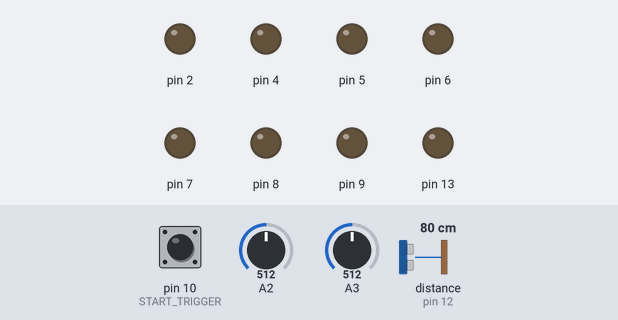
Bench run of a program on a simulated Arduino Nano, built with avr-gcc and run on an emulated ATmega328P. On the bench: output pins drawn as LEDs (lit = HIGH). Dashed ring = blinking. The test bench sets the inputs (shaded band); at power-on: pin 10 (START_TRIGGER) HIGH, A2 = 512, distance to the obstacle (sensor on pin 12) 80 cm, A3 = 512. The echo pulse lasts 58.3 µs per cm; pins used as bus, display or sensor lines are not drawn.

Above: at 1.2 s.
1.3 s: pin 10 (START_TRIGGER) pulled LOW for 0.15 s
At 1.62 s:
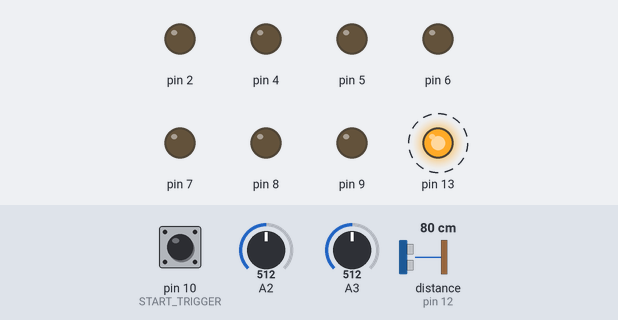
4.4 s: A2 set to 484
At 6.55 s:
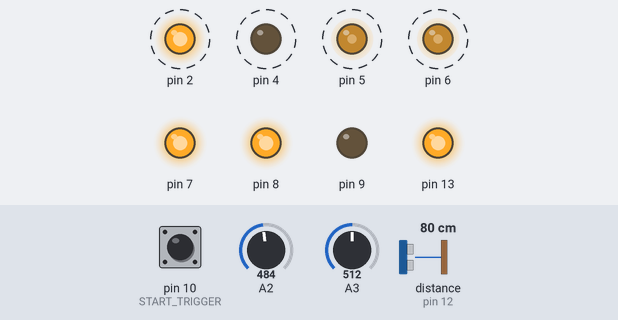
7.4 s: A2 set to 510
At 8.7 s:
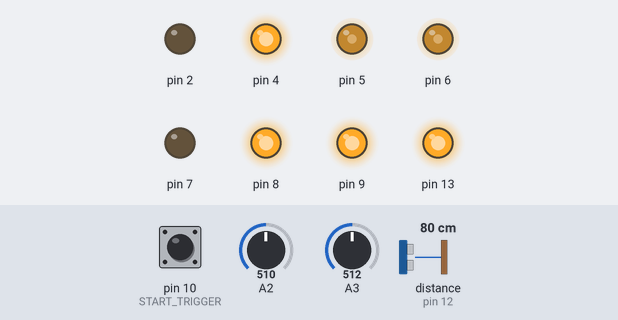
9.0 s: distance to the obstacle (sensor on pin 12) set to 49 cm
10.5 s: distance to the obstacle (sensor on pin 12) set to 42 cm
At 11.2 s:
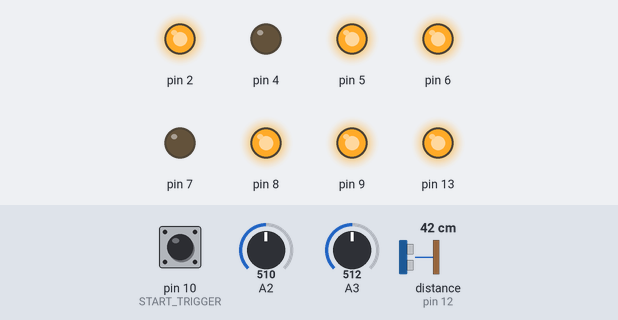
12.0 s: A3 set to 491
At 12.07 s:
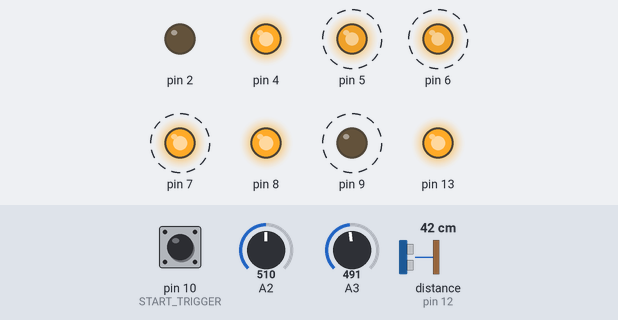
Timing chart, 0 to 16.0 s (numbered marks = the images above; inputs shaded):
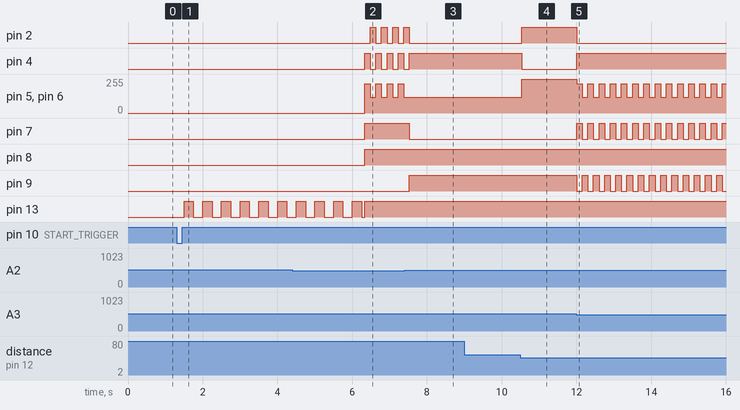

Measured:
- the behaviour switches between 500 and 499 on A2 (found by bisection; images 1 and 2)
- the behaviour switches between 46 and 45 cm on distance to the obstacle (sensor on pin 12) (found by bisection; images 3 and 4)
- the behaviour switches between 500 and 499 on A3 (found by bisection; images 4 and 5)
- after the input at 1.3 s, pin 13: alternates HIGH for 0.25 s and LOW for 0.25 s, starting after 0.20 s
- after the input at 4.4 s, pin 2: alternates HIGH for 0.15 s and LOW for 0.15 s, starting after 2.1 s; pin 7: LOW → HIGH after 1.9 s; pin 9: stays LOW (without the input it goes to HIGH after 1.9 s)
- after the input at 7.4 s, pin 2: goes on until 7.5 s, then stays LOW; pin 4: goes on until 7.5 s, then stays HIGH; pin 5, pin 6: stops changing and stays 120/255; pin 7: HIGH → LOW after 0.13 s; pin 9: LOW → HIGH after 0.13 s
- after the input at 9.0 s, every drawn part: stays the same
- after the input at 10.5 s, pin 2: LOW → HIGH at once; pin 4: HIGH → LOW at once; pin 5, pin 6: 120/255 → 255/255 at once
- after the input at 12.0 s, pin 2: HIGH → LOW at once; pin 4: LOW → HIGH at once; pin 5, pin 6: alternates 220/255 for 0.15 s and 120/255 for 0.15 s, starting at once; pin 7, pin 9: alternates HIGH for 0.15 s and LOW for 0.15 s, starting at once

The program:

main.cpp
```cpp
#include <Arduino.h>
#include "HardwareConfig.h"
#include "CombatTypes.h"
#include "CombatEngine.h"
#include "MotorDriverTB6612.h"
#include "UltrasonicSensor.h"
#include "LineSensors.h"

// Hardware driver instances
static MotorDriverTB6612 motors;
static UltrasonicSensor ultrasonic;
static LineSensors line_sensors;
static CombatEngine engine;

// Periodic sensor timers
static unsigned long last_ultrasonic_ping_ms = 0;
static UltrasonicReading cached_ultrasonic = {0, false};

// Start trigger debounce state
static unsigned long button_press_start_ms = 0;
static bool button_confirmed_pressed = false;

void setup() {
    // Operator interface pins
    pinMode(Pinout::START_TRIGGER, INPUT_PULLUP);
    pinMode(Pinout::LED, OUTPUT);
    digitalWrite(Pinout::LED, LOW);

    // Initialize hardware subsystems
    motors.init();
    ultrasonic.init();
    line_sensors.init();
}

void loop() {
    unsigned long now = millis();
    CombatSensors sensors;
    sensors.current_time_ms = now;

    // 1. Debounced Start Trigger (active LOW via INPUT_PULLUP)
    bool raw_pressed = (digitalRead(Pinout::START_TRIGGER) == LOW);
    if (raw_pressed) {
        if (button_press_start_ms == 0) {
            button_press_start_ms = now;
        } else if (now - button_press_start_ms >= 30) {
            button_confirmed_pressed = true;
        }
    } else {
        button_press_start_ms = 0;
        button_confirmed_pressed = false;
    }
    sensors.start_trigger_active = button_confirmed_pressed;

    // 2. High-frequency line sensor sampling (unblocked, runs every iteration > 4 kHz)
    LineSensorsReading line = line_sensors.read();
    sensors.line_left_raw = line.left_raw;
    sensors.line_right_raw = line.right_raw;

    // 3. Rate-limited ultrasonic sensor reading (75 ms pacing, allows HC-SR04 echo recovery):
    // Active during COUNTDOWN, SEARCH, and ATTACK so direct post-countdown attack is possible.
    // Strictly suppressed during EVADE (ADR 0001) to protect border escape maneuvers.
    CombatState current_state = engine.getState();
    if (current_state == STATE_START_DELAY || current_state == STATE_SEARCH || current_state == STATE_ATTACK) {
        if (now - last_ultrasonic_ping_ms >= 75) {
            last_ultrasonic_ping_ms = now;
            cached_ultrasonic = ultrasonic.sample(engine.getConfig().ultrasonic_max_distance_cm);
        }
        sensors.distance_cm = cached_ultrasonic.distance_cm;
        sensors.target_detected = cached_ultrasonic.target_detected;
    } else {
        sensors.distance_cm = 0;
        sensors.target_detected = false;
        cached_ultrasonic.distance_cm = 0;
        cached_ultrasonic.target_detected = false;
    }

    // 4. Update core combat state machine
    engine.update(sensors);

    // 5. Dispatch commands to physical actuators
    motors.setMotors(engine.getMotorCommand());
    digitalWrite(Pinout::LED, engine.isLedActive() ? HIGH : LOW);
}
```

CombatEngine.h
```cpp
#ifndef COMBAT_ENGINE_H
#define COMBAT_ENGINE_H

#include "CombatTypes.h"

class CombatEngine {
public:
    CombatEngine(const CombatConfig& config = CombatConfig()) :
        m_config(config),
        m_state(STATE_WAITING_FOR_START),
        m_countdown_start_ms(0),
        m_evade_start_ms(0),
        m_evade_direction(EVADE_NONE),
        m_led_active(false) {
        m_motor_cmd.speed_left = 0;
        m_motor_cmd.speed_right = 0;
        m_motor_cmd.standby = true;
    }

    CombatState getState() const {
        return m_state;
    }

    MotorCommand getMotorCommand() const {
        return m_motor_cmd;
    }

    EvadeDirection getEvadeDirection() const {
        return m_evade_direction;
    }

    bool isLedActive() const {
        return m_led_active;
    }

    const CombatConfig& getConfig() const {
        return m_config;
    }

    void update(const CombatSensors& sensors) {
        switch (m_state) {
            case STATE_WAITING_FOR_START:
                m_motor_cmd.speed_left = 0;
                m_motor_cmd.speed_right = 0;
                m_motor_cmd.standby = true;
                m_led_active = false;
                if (sensors.start_trigger_active) {
                    m_state = STATE_START_DELAY;
                    m_countdown_start_ms = sensors.current_time_ms;
                    m_led_active = ((sensors.current_time_ms / 250) % 2) == 0;
                }
                break;

            case STATE_START_DELAY:
                m_motor_cmd.speed_left = 0;
                m_motor_cmd.speed_right = 0;
                m_motor_cmd.standby = true;
                // Blink LED every 250ms during countdown
                m_led_active = ((sensors.current_time_ms / 250) % 2) == 0;
                if (sensors.current_time_ms - m_countdown_start_ms >= m_config.start_delay_ms) {
                    if (sensors.target_detected) {
                        enterAttack();
                    } else {
                        enterSearch();
                    }
                }
                break;

            case STATE_SEARCH:
                if (checkLineBorder(sensors)) {
                    // Evade entered
                } else if (sensors.target_detected) {
                    enterAttack();
                } else {
                    applySearchMotors();
                }
                break;

            case STATE_ATTACK:
                if (checkLineBorder(sensors)) {
                    // Evade entered
                } else if (!sensors.target_detected) {
                    enterSearch();
                } else {
                    applyAttackMotors();
                }
                break;

            case STATE_EVADE:
                // Ultrasonic is completely suppressed during evade!
                if (sensors.current_time_ms - m_evade_start_ms >= m_config.evade_duration_ms) {
                    enterSearch();
                } else {
                    applyEvadeMotors(sensors.current_time_ms);
                }
                break;
        }
    }

private:
    bool checkLineBorder(const CombatSensors& sensors) {
        bool left_white = (sensors.line_left_raw < m_config.line_white_threshold);
        bool right_white = (sensors.line_right_raw < m_config.line_white_threshold);

        if (left_white && right_white) {
            enterEvade(EVADE_FULL_TURN, sensors.current_time_ms);
            return true;
        } else if (left_white) {
            enterEvade(EVADE_TURN_RIGHT, sensors.current_time_ms);
            return true;
        } else if (right_white) {
            enterEvade(EVADE_TURN_LEFT, sensors.current_time_ms);
            return true;
        }
        return false;
    }

    void enterSearch() {
        m_state = STATE_SEARCH;
        m_evade_direction = EVADE_NONE;
        m_led_active = true;
        applySearchMotors();
    }

    void applySearchMotors() {
        m_motor_cmd.standby = false;
        m_motor_cmd.speed_left = -m_config.search_speed;
        m_motor_cmd.speed_right = m_config.search_speed;
    }

    void enterAttack() {
        m_state = STATE_ATTACK;
        m_evade_direction = EVADE_NONE;
        m_led_active = true;
        applyAttackMotors();
    }

    void applyAttackMotors() {
        m_motor_cmd.standby = false;
        m_motor_cmd.speed_left = m_config.attack_speed;
        m_motor_cmd.speed_right = m_config.attack_speed;
    }

    void enterEvade(EvadeDirection dir, uint32_t current_time_ms) {
        m_state = STATE_EVADE;
        m_evade_direction = dir;
        m_evade_start_ms = current_time_ms;
        applyEvadeMotors(current_time_ms);
    }

    void applyEvadeMotors(uint32_t current_time_ms) {
        m_motor_cmd.standby = false;
        uint32_t elapsed = current_time_ms - m_evade_start_ms;
        uint32_t half_duration = m_config.evade_duration_ms / 2;

        if (elapsed < half_duration) {
            // Phase 1: Reverse away from edge
            m_motor_cmd.speed_left = -m_config.reverse_speed;
            m_motor_cmd.speed_right = -m_config.reverse_speed;
        } else {
            // Phase 2: Asymmetric turn away from edge
            switch (m_evade_direction) {
                case EVADE_TURN_RIGHT:
                    m_motor_cmd.speed_left = m_config.search_speed;
                    m_motor_cmd.speed_right = -m_config.search_speed;
                    break;
                case EVADE_TURN_LEFT:
                    m_motor_cmd.speed_left = -m_config.search_speed;
                    m_motor_cmd.speed_right = m_config.search_speed;
                    break;
                case EVADE_FULL_TURN:
                default:
                    m_motor_cmd.speed_left = m_config.search_speed;
                    m_motor_cmd.speed_right = -m_config.search_speed;
                    break;
            }
        }
    }

    CombatConfig m_config;
    CombatState m_state;
    uint32_t m_countdown_start_ms;
    uint32_t m_evade_start_ms;
    EvadeDirection m_evade_direction;
    MotorCommand m_motor_cmd;
    bool m_led_active;
};

#endif // COMBAT_ENGINE_H
```

CombatTypes.h
```cpp
#ifndef COMBAT_TYPES_H
#define COMBAT_TYPES_H

#include <stdint.h>

enum CombatState {
    STATE_WAITING_FOR_START,
    STATE_START_DELAY,
    STATE_SEARCH,
    STATE_ATTACK,
    STATE_EVADE
};

enum EvadeDirection {
    EVADE_NONE,
    EVADE_TURN_RIGHT, // Left sensor hit Border Line
    EVADE_TURN_LEFT,  // Right sensor hit Border Line
    EVADE_FULL_TURN   // Both sensors hit Border Line
};

struct MotorCommand {
    int16_t speed_left;   // -255 to 255 (negative = reverse)
    int16_t speed_right;  // -255 to 255 (negative = reverse)
    bool standby;         // true = motors disabled / floating

    bool operator==(const MotorCommand& other) const {
        return speed_left == other.speed_left &&
               speed_right == other.speed_right &&
               standby == other.standby;
    }
};

struct CombatSensors {
    bool start_trigger_active;
    uint16_t line_left_raw;
    uint16_t line_right_raw;
    uint16_t distance_cm;
    bool target_detected;
    uint32_t current_time_ms;

    CombatSensors() :
        start_trigger_active(false),
        line_left_raw(800),  // Default: safely on black Dohyo surface
        line_right_raw(800), // Default: safely on black Dohyo surface
        distance_cm(0),
        target_detected(false),
        current_time_ms(0) {}
};

struct CombatConfig {
    uint32_t start_delay_ms;
    uint32_t evade_duration_ms;
    uint16_t line_white_threshold;
    uint16_t ultrasonic_max_distance_cm;
    int16_t search_speed;
    int16_t attack_speed;
    int16_t reverse_speed;

    CombatConfig() :
        start_delay_ms(5000),
        evade_duration_ms(300),
        line_white_threshold(500),
        ultrasonic_max_distance_cm(45),
        search_speed(120),
        attack_speed(255),
        reverse_speed(220) {}
};

#endif // COMBAT_TYPES_H
```

LineSensors.h
```cpp
#ifndef LINE_SENSORS_H
#define LINE_SENSORS_H

#include <Arduino.h>
#include "HardwareConfig.h"

struct LineSensorsReading {
    uint16_t left_raw;
    uint16_t right_raw;
};

class LineSensors {
public:
    void init() {
        pinMode(Pinout::TCRT_LEFT, INPUT);
        pinMode(Pinout::TCRT_RIGHT, INPUT);
    }

    LineSensorsReading read() {
        LineSensorsReading reading;
        reading.left_raw = analogRead(Pinout::TCRT_LEFT);
        reading.right_raw = analogRead(Pinout::TCRT_RIGHT);
        return reading;
    }
};

#endif // LINE_SENSORS_H
```

UltrasonicSensor.h
```cpp
#ifndef ULTRASONIC_SENSOR_H
#define ULTRASONIC_SENSOR_H

#include <Arduino.h>
#include "HardwareConfig.h"

struct UltrasonicReading {
    uint16_t distance_cm;
    bool target_detected;
};

class UltrasonicSensor {
public:
    void init() {
        pinMode(Pinout::TRIG, OUTPUT);
        pinMode(Pinout::ECHO, INPUT);
        digitalWrite(Pinout::TRIG, LOW);
    }

    // Strictly capped timeout (4500 us = ~77 cm max travel in Dohyo)
    // Avoids freezing CPU and blinding line sensors
    UltrasonicReading sample(uint16_t max_range_cm = 45) {
        UltrasonicReading reading;
        reading.distance_cm = 0;
        reading.target_detected = false;

        // Trigger 10us pulse
        digitalWrite(Pinout::TRIG, LOW);
        delayMicroseconds(2);
        digitalWrite(Pinout::TRIG, HIGH);
        delayMicroseconds(10);
        digitalWrite(Pinout::TRIG, LOW);

        // 4500 us timeout (~77 cm round trip)
        unsigned long duration = pulseIn(Pinout::ECHO, HIGH, 4500);

        if (duration > 0) {
            uint16_t cm = duration / 58;
            if (cm > 0 && cm <= max_range_cm) {
                reading.distance_cm = cm;
                reading.target_detected = true;
            }
        }

        return reading;
    }
};

#endif // ULTRASONIC_SENSOR_H
```

HardwareConfig.h
```cpp
#ifndef HARDWARE_CONFIG_H
#define HARDWARE_CONFIG_H

#include <stdint.h>

namespace Pinout {
    // TB6612FNG Dual Motor Driver
    constexpr uint8_t STBY = 8;
    constexpr uint8_t AIN1 = 7;
    constexpr uint8_t AIN2 = 9;
    constexpr uint8_t PWMA = 5; // Timer 0 PWM
    constexpr uint8_t BIN1 = 4;
    constexpr uint8_t BIN2 = 2;
    constexpr uint8_t PWMB = 6; // Timer 0 PWM

    // Ultrasonic Sensor HC-SR04
    constexpr uint8_t TRIG = 11;
    constexpr uint8_t ECHO = 12;

    // TCRT5000 Analog Line Sensors
    constexpr uint8_t TCRT_LEFT = A2;
    constexpr uint8_t TCRT_RIGHT = A3;

    // Operator Interface
    constexpr uint8_t START_TRIGGER = 10;
    constexpr uint8_t LED = 13;
}

#endif // HARDWARE_CONFIG_H
```

MotorDriverTB6612.h
```cpp
#ifndef MOTOR_DRIVER_TB6612_H
#define MOTOR_DRIVER_TB6612_H

#include <Arduino.h>
#include "HardwareConfig.h"
#include "CombatTypes.h"

class MotorDriverTB6612 {
public:
    void init() {
        pinMode(Pinout::STBY, OUTPUT);
        pinMode(Pinout::AIN1, OUTPUT);
        pinMode(Pinout::AIN2, OUTPUT);
        pinMode(Pinout::PWMA, OUTPUT);
        pinMode(Pinout::BIN1, OUTPUT);
        pinMode(Pinout::BIN2, OUTPUT);
        pinMode(Pinout::PWMB, OUTPUT);

        stop();
    }

    void setMotors(const MotorCommand& cmd) {
        if (cmd.standby) {
            digitalWrite(Pinout::STBY, LOW);
            analogWrite(Pinout::PWMA, 0);
            analogWrite(Pinout::PWMB, 0);
            return;
        }

        digitalWrite(Pinout::STBY, HIGH);
        // Canal A: Motor Derecho con polaridad física invertida (-rightSpeed)
        setChannel(Pinout::AIN1, Pinout::AIN2, Pinout::PWMA, -cmd.speed_right);
        // Canal B: Motor Izquierdo con polaridad física invertida (-leftSpeed)
        setChannel(Pinout::BIN1, Pinout::BIN2, Pinout::PWMB, -cmd.speed_left);
    }

    void stop() {
        digitalWrite(Pinout::STBY, LOW);
        analogWrite(Pinout::PWMA, 0);
        analogWrite(Pinout::PWMB, 0);
        digitalWrite(Pinout::AIN1, LOW);
        digitalWrite(Pinout::AIN2, LOW);
        digitalWrite(Pinout::BIN1, LOW);
        digitalWrite(Pinout::BIN2, LOW);
    }

private:
    void setChannel(uint8_t in1, uint8_t in2, uint8_t pwm_pin, int16_t speed) {
        if (speed > 0) {
            digitalWrite(in1, HIGH);
            digitalWrite(in2, LOW);
            analogWrite(pwm_pin, constrain(speed, 0, 255));
        } else if (speed < 0) {
            digitalWrite(in1, LOW);
            digitalWrite(in2, HIGH);
            analogWrite(pwm_pin, constrain(-speed, 0, 255));
        } else {
            // Active short brake
            digitalWrite(in1, HIGH);
            digitalWrite(in2, HIGH);
            analogWrite(pwm_pin, 0);
        }
    }
};

#endif // MOTOR_DRIVER_TB6612_H
```
